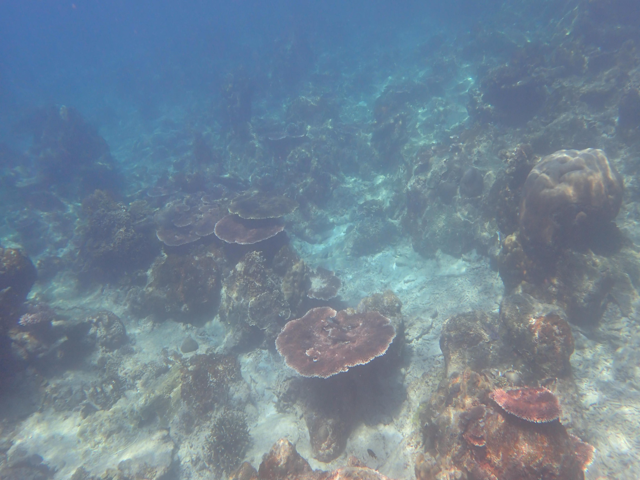
#> input picture IQA_Evaluation/IQA_PSNR_SSIM_UIQM_UCIQE/raw-780/122_img_.png, 640 x 480 px, found by its file name; its folder holds 4 pictures in this run
$ python GetVarRatio.py
#> lines starting #> are read from the running program, lines starting #| are printed output that depends on the picture; pictures that were not available may be replaced by others from this repository, and a replacement may not be noted
# 分别获取 两个文件夹内所有同名图像（增强后/增强前）的 RGB 三通道各自的方差和三通道方差均值 增强后/增强前 的 直方图分布
import os
import cv2
import numpy as np
import matplotlib.pyplot as plt
import matplotlib

def compute_variance_change_ratio(folder_raw, folder_gt):
    # 图像文件名交集
#> called with folder_raw = './1/raw-780', folder_gt = './1/reference-780'
    raw_files = {f for f in os.listdir(folder_raw) if f.endswith(('.png', '.jpg', '.jpeg', '.bmp'))}
    gt_files = {f for f in os.listdir(folder_gt) if f.endswith(('.png', '.jpg', '.jpeg', '.bmp'))}
    common_files = sorted(list(raw_files & gt_files))

    if not common_files:
        print("两个文件夹没有同名图像！")
        return

    ratios_R, ratios_G, ratios_B, ratios_Mean = [], [], [], []

    for fname in common_files:
        raw_path = os.path.join(folder_raw, fname)
        gt_path = os.path.join(folder_gt, fname)

        raw = cv2.imread(raw_path)
#> raw is the input picture: shape (480, 640, 3); mean B, G, R 149.4, 132.6, 112.7
        gt = cv2.imread(gt_path)
        if raw is None or gt is None:
            print(f"跳过无法读取的图像: {fname}")
            continue

        var_raw_b = np.var(raw[:, :, 0])
#> var_raw_b = 380.3
        var_raw_g = np.var(raw[:, :, 1])
#> var_raw_g = 567.5
        var_raw_r = np.var(raw[:, :, 2])
#> var_raw_r = 772.1
        mean_raw = (var_raw_r + var_raw_g + var_raw_b) / 3
#> mean_raw = 573.3

        var_gt_b = np.var(gt[:, :, 0])
#> var_gt_b = 380.3
        var_gt_g = np.var(gt[:, :, 1])
#> var_gt_g = 567.5
        var_gt_r = np.var(gt[:, :, 2])
#> var_gt_r = 772.1
        mean_gt = (var_gt_r + var_gt_g + var_gt_b) / 3
#> mean_gt = 573.3

        # 防止除以0，加入极小值
        eps = 1e-6
        ratios_R.append((fname, var_gt_r / (var_raw_r + eps)))
        ratios_G.append((fname, var_gt_g / (var_raw_g + eps)))
        ratios_B.append((fname, var_gt_b / (var_raw_b + eps)))
        ratios_Mean.append((fname, mean_gt / (mean_raw + eps)))

    # 设置字体
    matplotlib.rcParams['font.sans-serif'] = ['SimHei']
    matplotlib.rcParams['axes.unicode_minus'] = False

    folder_name = os.path.basename(os.path.normpath(folder_raw))

    def analyze_and_plot(ratios, channel_name, color):
#> called with channel_name = 'R', color = 'salmon'
        values = [v for _, v in ratios]
#> values = [1]

        # 输出最大三个
        print(f"\n【{channel_name} 方差比例 - 最大三个】")
        for name, val in sorted(ratios, key=lambda x: -x[1])[:3]:
            print(f"  {name}: {val:.2f}")
#> this loop made 1 pass
#> (name, val) on pass 1: ('122_img_.png', 1)
#|   122_img_.png: 1.00

        # 输出最小三个
        print(f"【{channel_name} 方差比例 - 最小三个】")
        for name, val in sorted(ratios, key=lambda x: x[1])[:3]:
            print(f"  {name}: {val:.2f}")

        # 绘制直方图
        plt.figure(figsize=(8, 5))
        bins = np.linspace(0, min(5, max(values)), 30)  # 限制最大绘图范围为5
#> bins = 30 values from 0 to 1
        plt.hist(values, bins=bins, edgecolor='black', color=color)
        plt.title(f"{folder_name} 中 {channel_name}通道方差 增强后/增强前的比例 分布")
        plt.xlabel("增强后 / 增强前 的方差比例")
        plt.ylabel("图像数量")
        plt.grid(True, linestyle='--', alpha=0.6)
        plt.tight_layout()
        save_name = f"var-{folder_name}-{channel_name}-changeRatio.png"
        plt.savefig(save_name)
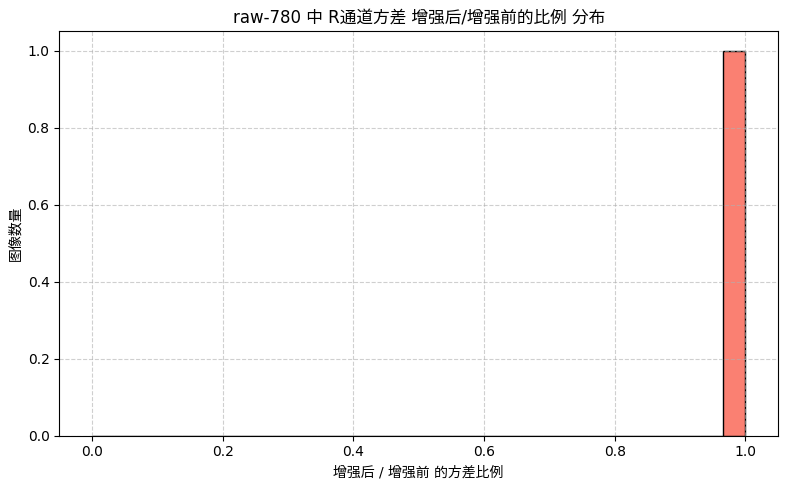
#> figure drawn by matplotlib, 1 panel; tallest bar 1 high, from x = 0.966 to 1
        print(f"  ⬆ 直方图已保存为 {save_name}")

    # 分析并绘制每个通道及均值
    analyze_and_plot(ratios_R, "R", "salmon")
    analyze_and_plot(ratios_G, "G", "mediumseagreen")
#> call 2 of analyze_and_plot, with channel_name = 'G', color = 'mediumseagreen'
#> the loop in analyze_and_plot (call 2), `for name, val in sorted(ratios, key=lambda x: -x[1])[:3]:` made 1 pass
#|   122_img_.png: 1.00
#> the loop in analyze_and_plot (call 2), `for name, val in sorted(ratios, key=lambda x: x[1])[:3]:` made 1 pass
#|   122_img_.png: 1.00
#> in analyze_and_plot (call 2), `plt.savefig(save_name)`:
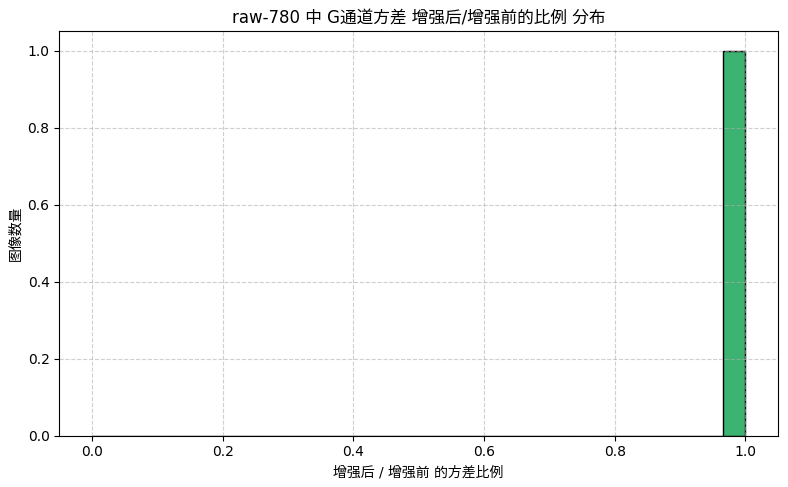
#> figure drawn by matplotlib, 1 panel; tallest bar 1 high, from x = 0.966 to 1
    analyze_and_plot(ratios_B, "B", "cornflowerblue")
#> call 3 of analyze_and_plot, with channel_name = 'B', color = 'cornflowerblue'
#> the loop in analyze_and_plot (call 3), `for name, val in sorted(ratios, key=lambda x: -x[1])[:3]:` made 1 pass
#|   122_img_.png: 1.00
#> the loop in analyze_and_plot (call 3), `for name, val in sorted(ratios, key=lambda x: x[1])[:3]:` made 1 pass
#|   122_img_.png: 1.00
#> in analyze_and_plot (call 3), `plt.savefig(save_name)`:
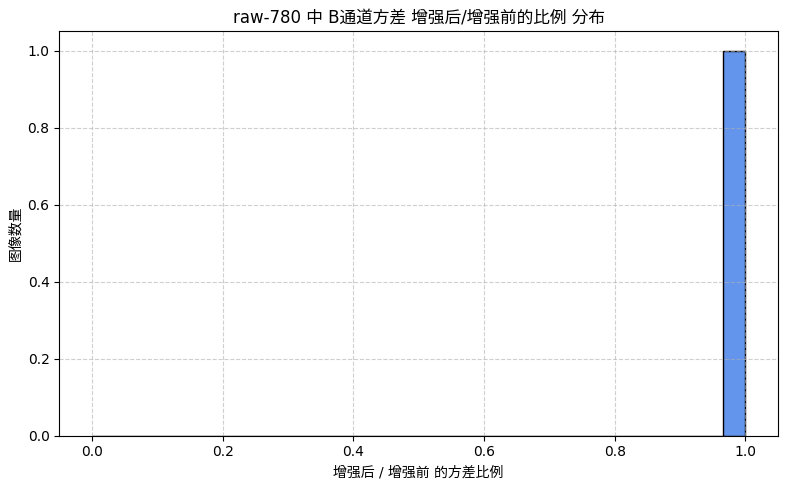
#> figure drawn by matplotlib, 1 panel; tallest bar 1 high, from x = 0.966 to 1
    analyze_and_plot(ratios_Mean, "Mean", "orchid")
#> call 4 of analyze_and_plot, with channel_name = 'Mean', color = 'orchid'
#> the loop in analyze_and_plot (call 4), `for name, val in sorted(ratios, key=lambda x: -x[1])[:3]:` made 1 pass
#|   122_img_.png: 1.00
#> the loop in analyze_and_plot (call 4), `for name, val in sorted(ratios, key=lambda x: x[1])[:3]:` made 1 pass
#|   122_img_.png: 1.00
#> in analyze_and_plot (call 4), `plt.savefig(save_name)`:
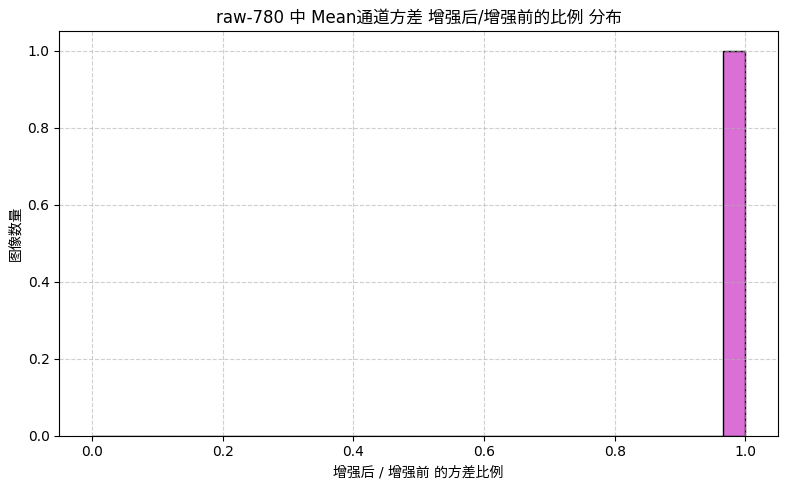
#> figure drawn by matplotlib, 1 panel; tallest bar 1 high, from x = 0.966 to 1

# 示例调用
raw_folder = "./1/raw-780"
gt_folder = "./1/reference-780"
compute_variance_change_ratio(raw_folder, gt_folder)
